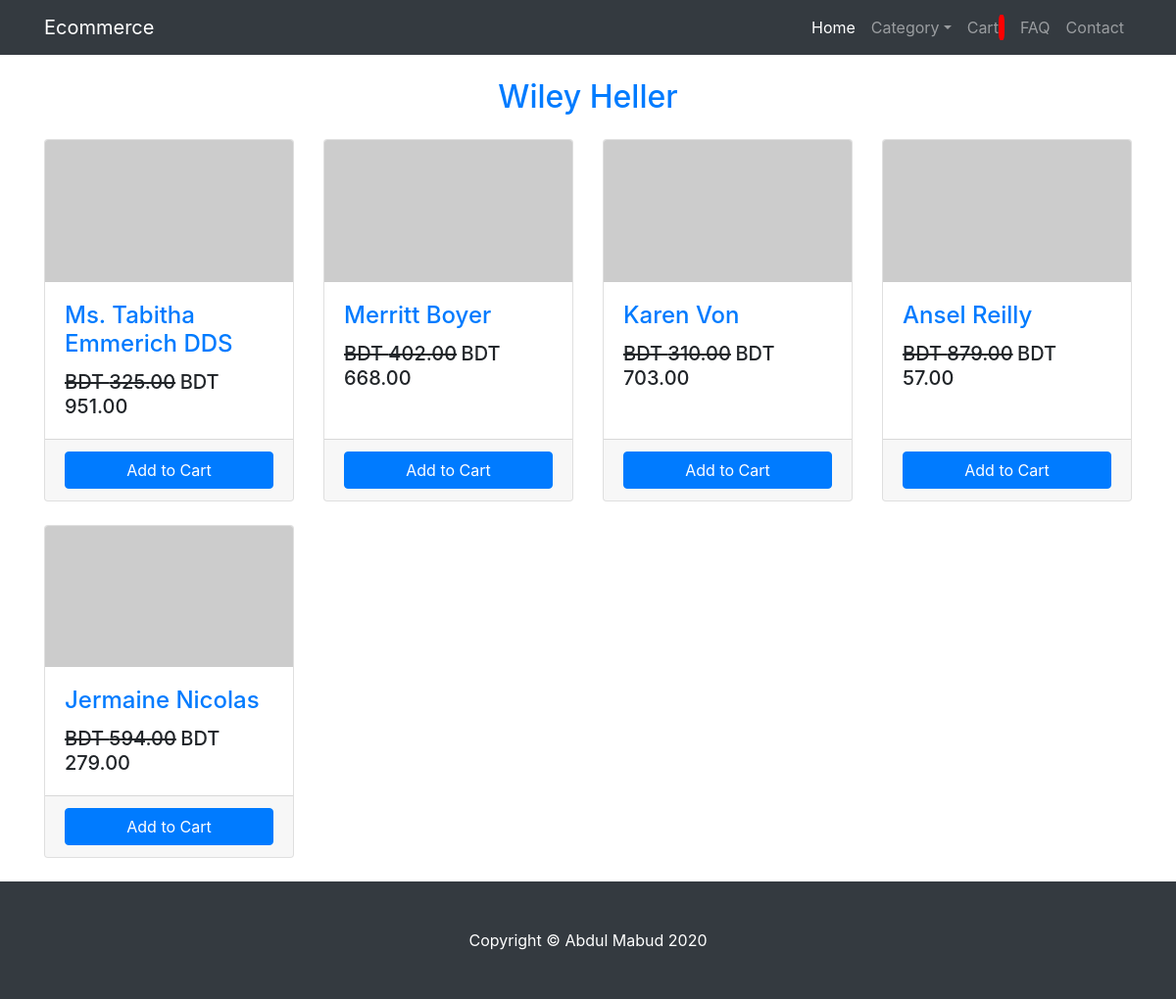
/category.php?name=in-optio-enim-assumenda-rerum-sequi-quae, run on the app's committed database.
### tables this page shows
CREATE TABLE `categories` (
  `id` bigint(20) UNSIGNED NOT NULL,
  `name` varchar(100) NOT NULL,
  `slug` varchar(100) NOT NULL,
  `category_id` int(11) NOT NULL DEFAULT 0,
  `status` int(11) NOT NULL DEFAULT 1,
  `created_at` timestamp NULL DEFAULT NULL,
  `updated_at` timestamp NULL DEFAULT NULL
);

CREATE TABLE `products` (
  `id` bigint(20) UNSIGNED NOT NULL,
  `title` varchar(100) NOT NULL,
  `regular_price` double(8,2) NOT NULL,
  `sale_price` double(8,2) NOT NULL,
  `category_id` bigint(20) UNSIGNED NOT NULL,
  `status` tinyint(4) NOT NULL DEFAULT 1,
  `created_at` timestamp NULL DEFAULT NULL,
  `updated_at` timestamp NULL DEFAULT NULL
);

### inc/database.php (called while the page is built, shortened)
<?php
class Database{
    public $host   = 'localhost';
    public $user   = 'root';
    public $pass   = '';
    public $dbname = 'ecomphp';
    public $conn;
    public function __construct()
    {
        $this->conn = new mysqli(
            $this->host,
            $this->user,
            $this->pass,
            $this->dbname
        );
    }
    public function select($query){
        $result = $this->conn->query($query) or
        die($this->conn->error . __LINE__);
        if($result->num_rows > 0){
            return $result;
        }else{
            return false;
        }
    }
}
?>

### category.php (the view, shortened to what this page needs)
<?php include 'header.php'; ?>
<?php
    $slug = $_GET['name'];
    $db = new Database();
    $result = $db->select("SELECT id, name FROM categories WHERE slug = '$slug' ");
    $category = $result->fetch_assoc();
    $c_id = $category['id'];
    $res = $db->select("SELECT id, title, regular_price, sale_price FROM products WHERE category_id = '$c_id' ");
?>
        <div class="container">
            <h2 class="text-primary text-center my-4"><?php echo $category['name']; ?></h2>
            <div class="row">
              <?php while($product = $res->fetch_assoc()){ ?>
            <div class="col-lg-3 col-md-6 mb-4">
                <div class="card h-100">
                    <a href="#"><img class="card-img-top" src="http://placehold.it/700x400" alt=""></a>
                    <div class="card-body">
                        <h4 class="card-title">
                            <a href="product.php?name=<?php echo $product['title']; ?>&item=<?php echo $product['id']; ?>"><?php echo $product['title']; ?></a>
                        </h4>
                        <h5 class="d-inline"><del>BDT <?php echo $product['regular_price']; ?></del></h5>
                        <h5 class="d-inline">BDT <?php echo $product['sale_price']; ?></h5>
                    </div>
                    <div class="card-footer">
                        <button data-productid="<?php echo $product['id']; ?>" class="btn btn-primary btn-block addtocart">Add to Cart</button>
                    </div>
                </div>
            </div>
              <?php } ?>
            </div>
        </div>
<?php include 'footer.php'; ?>

### css/shop-homepage.css (style rules this page uses)
body { padding-top: 56px; }

### data on the page
categories: name "Wiley Heller"
products: title "Ms. Tabitha Emmerich DDS", regular_price "325.00", sale_price "951.00"
products: title "Merritt Boyer", regular_price "402.00", sale_price "668.00"
products: title "Karen Von", regular_price "310.00", sale_price "703.00"
products: title "Ansel Reilly", regular_price "879.00", sale_price "57.00"
products: title "Jermaine Nicolas", regular_price "594.00", sale_price "279.00"
